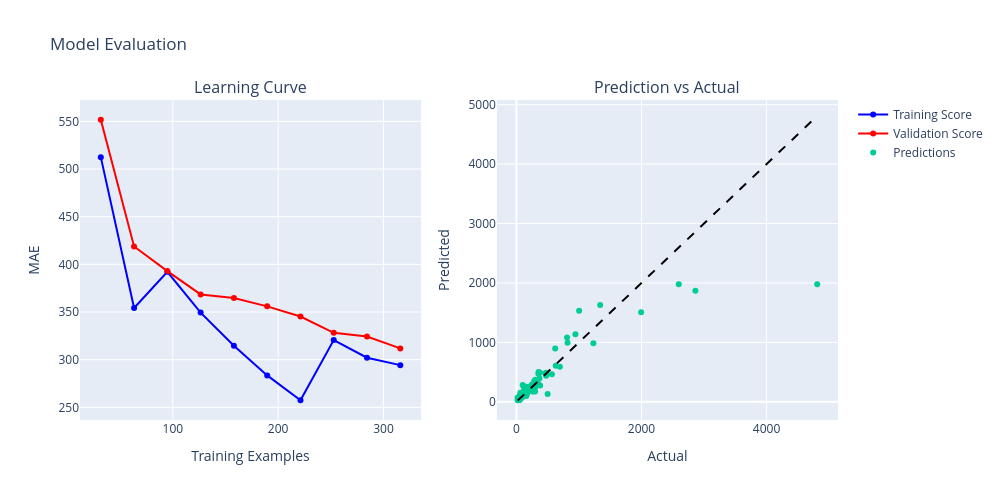

Write notebook code for a chart like this one.
### Code cell
pipeline.fit(X_train_ride_T1_bm.select_dtypes(include=[np.number]), y_train_ride_T1_bm)
y_val_pred = pipeline.predict(X_val_ride_T1_bm.select_dtypes(include=[np.number]))
print(f"Validation RMSE: {root_mean_squared_error(y_val_ride_T1_bm, y_val_pred):.2f}")
print(f"Validation MAE: {mean_absolute_error(y_val_ride_T1_bm, y_val_pred):.2f} s")

train_size_abs, train_scores, test_scores = learning_curve(
    pipeline, X_train_ride_T1_bm.select_dtypes(include=[np.number]), y_train_ride_T1_bm,
    cv=5, scoring='neg_root_mean_squared_error', train_sizes=np.linspace(0.1, 1.0, 10), n_jobs=-1
)

# Create subplots
fig = make_subplots(rows=1, cols=2, subplot_titles=("Learning Curve", "Prediction vs Actual"))

# Plot learning curve
train_sizes = np.linspace(0.1, 1.0, 10) * len(X_train_ride_T1_bm)
train_scores_mean = -np.mean(train_scores, axis=1)
test_scores_mean = -np.mean(test_scores, axis=1)

fig.add_trace(
    go.Scatter(
        x=train_sizes,
        y=train_scores_mean,
        mode='lines+markers',
        name='Training Score',
        line=dict(color='blue')
    ),
    row=1, col=1
)

fig.add_trace(
    go.Scatter(
        x=train_sizes,
        y=test_scores_mean,
        mode='lines+markers',
        name='Validation Score',
        line=dict(color='red')
    ),
    row=1, col=1
)

fig.update_xaxes(title_text="Training Examples", row=1, col=1)
fig.update_yaxes(title_text="MAE", row=1, col=1)

# Merge segment_id back for visualization purposes
X_val_with_segment_id = Val_ride.merge(T1_ride[['segment_id', 'technicality']], on='segment_id', how='inner')
X_val_with_segment_id = X_val_with_segment_id.loc[:, ['segment_id', 'best_time']].drop_duplicates()

# Plot prediction vs actual values
fig.add_trace(
    go.Scatter(
        x=y_val_ride_T1_bm,
        y=y_val_pred,
        mode='markers',
        name='Predictions',
        text=X_val_with_segment_id['segment_id'],  # Use segment_id for hover text
        customdata=X_val_with_segment_id['segment_id'],
        hovertemplate="<b>Segment ID:</b> %{text}<br>" +
                      "<b>Actual:</b> %{x:.2f}<br>" +
                      "<b>Predicted:</b> %{y:.2f}<extra></extra>"
    ),
    row=1, col=2
)

# Add a line for perfect predictions
fig.add_trace(
    go.Scatter(
        x=[y_val_ride_T1_bm.min(), y_val_ride_T1_bm.max()],
        y=[y_val_ride_T1_bm.min(), y_val_ride_T1_bm.max()],
        mode='lines',
        line=dict(dash='dash', color='black'),
        showlegend=False
    ),
    row=1, col=2
)

fig.update_xaxes(title_text="Actual", row=1, col=2)
fig.update_yaxes(title_text="Predicted", row=1, col=2)

# Update layout
fig.update_layout(
    height=500,
    width=1000,
    title_text=f"Model Evaluation",
    hovermode='closest'
)

fig.show()
